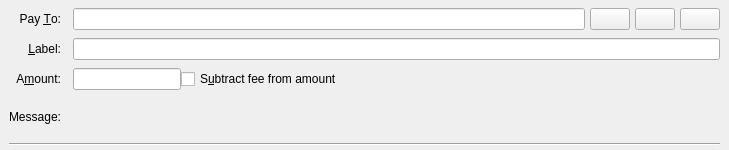
<?xml version="1.0" encoding="UTF-8"?>
<ui version="4.0">
 <class>SendCoinsEntry</class>
 <widget class="QStackedWidget" name="SendCoinsEntry">
  <property name="geometry">
   <rect>
    <x>0</x>
    <y>0</y>
    <width>729</width>
    <height>150</height>
   </rect>
  </property>
  <property name="focusPolicy">
   <enum>Qt::TabFocus</enum>
  </property>
  <property name="autoFillBackground">
   <bool>false</bool>
  </property>
  <widget class="QFrame" name="SendCoins">
   <property name="toolTip">
    <string>This is a normal payment.</string>
   </property>
   <property name="frameShape">
    <enum>QFrame::NoFrame</enum>
   </property>
   <layout class="QGridLayout" name="gridLayout">
    <property name="topMargin">
     <number>8</number>
    </property>
    <property name="bottomMargin">
     <number>4</number>
    </property>
    <property name="horizontalSpacing">
     <number>12</number>
    </property>
    <property name="verticalSpacing">
     <number>8</number>
    </property>
    <item row="0" column="0">
     <widget class="QLabel" name="payToLabel">
      <property name="text">
       <string>Pay &amp;To:</string>
      </property>
      <property name="alignment">
       <set>Qt::AlignRight|Qt::AlignTrailing|Qt::AlignVCenter</set>
      </property>
      <property name="buddy">
       <cstring>payTo</cstring>
      </property>
     </widget>
    </item>
    <item row="0" column="1">
     <layout class="QHBoxLayout" name="payToLayout">
      <property name="spacing">
       <number>5</number>
      </property>
      <item>
       <widget class="QValidatedLineEdit" name="payTo">
        <property name="toolTip">
         <string>The Wizblcoin address to send the payment to</string>
        </property>
       </widget>
      </item>
      <item>
       <widget class="QPushButton" name="addressBookButton">
        <property name="toolTip">
         <string>Choose previously used address</string>
        </property>
        <property name="text">
         <string/>
        </property>
        <property name="icon">
         <iconset resource="../wizblcoin.qrc">
          <normaloff>:/icons/address-book</normaloff>:/icons/address-book</iconset>
        </property>
        <property name="iconSize">
         <size>
          <width>22</width>
          <height>22</height>
         </size>
        </property>
        <property name="shortcut">
         <string>Alt+A</string>
        </property>
       </widget>
      </item>
      <item>
       <widget class="QPushButton" name="pasteButton">
        <property name="toolTip">
         <string>Paste address from clipboard</string>
        </property>
        <property name="text">
         <string/>
        </property>
        <property name="icon">
         <iconset resource="../wizblcoin.qrc">
          <normaloff>:/icons/editpaste</normaloff>:/icons/editpaste</iconset>
        </property>
        <property name="iconSize">
         <size>
          <width>22</width>
          <height>22</height>
         </size>
        </property>
        <property name="shortcut">
         <string>Alt+P</string>
        </property>
       </widget>
      </item>
      <item>
       <widget class="QPushButton" name="deleteButton">
        <property name="toolTip">
         <string>Remove this entry</string>
        </property>
        <property name="text">
         <string/>
        </property>
        <property name="icon">
         <iconset resource="../wizblcoin.qrc">
          <normaloff>:/icons/remove</normaloff>:/icons/remove</iconset>
        </property>
        <property name="iconSize">
         <size>
          <width>22</width>
          <height>22</height>
         </size>
        </property>
       </widget>
      </item>
     </layout>
    </item>
    <item row="1" column="0">
     <widget class="QLabel" name="labellLabel">
      <property name="text">
       <string>&amp;Label:</string>
      </property>
      <property name="alignment">
       <set>Qt::AlignRight|Qt::AlignTrailing|Qt::AlignVCenter</set>
      </property>
      <property name="buddy">
       <cstring>addAsLabel</cstring>
      </property>
     </widget>
    </item>
    <item row="1" column="1">
     <widget class="QLineEdit" name="addAsLabel">
      <property name="toolTip">
       <string>Enter a label for this address to add it to the list of used addresses</string>
      </property>
     </widget>
    </item>
    <item row="2" column="0">
     <widget class="QLabel" name="amountLabel">
      <property name="text">
       <string>A&amp;mount:</string>
      </property>
      <property name="alignment">
       <set>Qt::AlignRight|Qt::AlignTrailing|Qt::AlignVCenter</set>
      </property>
      <property name="buddy">
       <cstring>payAmount</cstring>
      </property>
     </widget>
    </item>
    <item row="2" column="1">
     <layout class="QHBoxLayout" name="horizontalLayoutAmount" stretch="0,1">
      <item>
       <widget class="WizblcoinAmountField" name="payAmount"/>
      </item>
      <item>
       <widget class="QCheckBox" name="checkboxSubtractFeeFromAmount">
        <property name="toolTip">
         <string>The fee will be deducted from the amount being sent. The recipient will receive less wizblcoins than you enter in the amount field. If multiple recipients are selected, the fee is split equally.</string>
        </property>
        <property name="text">
         <string>S&amp;ubtract fee from amount</string>
        </property>
       </widget>
      </item>
     </layout>
    </item>
    <item row="3" column="0">
     <widget class="QLabel" name="messageLabel">
      <property name="text">
       <string>Message:</string>
      </property>
      <property name="alignment">
       <set>Qt::AlignRight|Qt::AlignTrailing|Qt::AlignVCenter</set>
      </property>
     </widget>
    </item>
    <item row="3" column="1">
     <widget class="QLabel" name="messageTextLabel">
      <property name="toolTip">
       <string>A message that was attached to the wizblcoin: URI which will be stored with the transaction for your reference. Note: This message will not be sent over the Wizblcoin network.</string>
      </property>
      <property name="textFormat">
       <enum>Qt::PlainText</enum>
      </property>
     </widget>
    </item>
    <item row="4" column="0" colspan="2">
     <widget class="Line" name="line">
      <property name="orientation">
       <enum>Qt::Horizontal</enum>
      </property>
     </widget>
    </item>
   </layout>
  </widget>
  <widget class="QFrame" name="SendCoins_UnauthenticatedPaymentRequest">
   <property name="palette">
    <palette>
     <active>
      <colorrole role="WindowText">
       <brush brushstyle="SolidPattern">
        <color alpha="255">
         <red>0</red>
         <green>0</green>
         <blue>0</blue>
        </color>
       </brush>
      </colorrole>
      <colorrole role="Button">
       <brush brushstyle="SolidPattern">
        <color alpha="255">
         <red>255</red>
         <green>255</green>
         <blue>127</blue>
        </color>
       </brush>
      </colorrole>
      <colorrole role="Light">
       <brush brushstyle="SolidPattern">
        <color alpha="255">
         <red>255</red>
         <green>255</green>
         <blue>255</blue>
        </color>
       </brush>
      </colorrole>
      <colorrole role="Midlight">
       <brush brushstyle="SolidPattern">
        <color alpha="255">
         <red>255</red>
         <green>255</green>
         <blue>191</blue>
        </color>
       </brush>
      </colorrole>
      <colorrole role="Dark">
       <brush brushstyle="SolidPattern">
        <color alpha="255">
         <red>127</red>
         <green>127</green>
         <blue>63</blue>
        </color>
       </brush>
      </colorrole>
      <colorrole role="Mid">
       <brush brushstyle="SolidPattern">
        <color alpha="255">
         <red>170</red>
         <green>170</green>
         <blue>84</blue>
        </color>
       </brush>
      </colorrole>
      <colorrole role="Text">
       <brush brushstyle="SolidPattern">
        <color alpha="255">
         <red>0</red>
         <green>0</green>
         <blue>0</blue>
        </color>
       </brush>
      </colorrole>
      <colorrole role="BrightText">
       <brush brushstyle="SolidPattern">
        <color alpha="255">
         <red>255</red>
         <green>255</green>
         <blue>255</blue>
        </color>
       </brush>
      </colorrole>
      <colorrole role="ButtonText">
       <brush brushstyle="SolidPattern">
        <color alpha="255">
         <red>0</red>
         <green>0</green>
         <blue>0</blue>
        </color>
       </brush>
      </colorrole>
      <colorrole role="Base">
       <brush brushstyle="SolidPattern">
        <color alpha="255">
         <red>255</red>
         <green>255</green>
         <blue>255</blue>
        </color>
       </brush>
      </colorrole>
      <colorrole role="Window">
       <brush brushstyle="SolidPattern">
        <color alpha="255">
         <red>255</red>
         <green>255</green>
         <blue>127</blue>
        </color>
       </brush>
      </colorrole>
      <colorrole role="Shadow">
       <brush brushstyle="SolidPattern">
        <color alpha="255">
         <red>0</red>
         <green>0</green>
         <blue>0</blue>
        </color>
       </brush>
      </colorrole>
      <colorrole role="AlternateBase">
       <brush brushstyle="SolidPattern">
        <color alpha="255">
         <red>255</red>
         <green>255</green>
         <blue>191</blue>
        </color>
       </brush>
      </colorrole>
      <colorrole role="ToolTipBase">
       <brush brushstyle="SolidPattern">
        <color alpha="255">
         <red>255</red>
         <green>255</green>
         <blue>220</blue>
        </color>
       </brush>
      </colorrole>
      <colorrole role="ToolTipText">
       <brush brushstyle="SolidPattern">
        <color alpha="255">
         <red>0</red>
         <green>0</green>
         <blue>0</blue>
        </color>
       </brush>
      </colorrole>
     </active>
     <inactive>
      <colorrole role="WindowText">
       <brush brushstyle="SolidPattern">
        <color alpha="255">
         <red>0</red>
         <green>0</green>
         <blue>0</blue>
        </color>
       </brush>
      </colorrole>
      <colorrole role="Button">
       <brush brushstyle="SolidPattern">
        <color alpha="255">
         <red>255</red>
         <green>255</green>
         <blue>127</blue>
        </color>
       </brush>
      </colorrole>
      <colorrole role="Light">
       <brush brushstyle="SolidPattern">
        <color alpha="255">
         <red>255</red>
         <green>255</green>
         <blue>255</blue>
        </color>
       </brush>
      </colorrole>
      <colorrole role="Midlight">
       <brush brushstyle="SolidPattern">
        <color alpha="255">
         <red>255</red>
         <green>255</green>
         <blue>191</blue>
        </color>
       </brush>
      </colorrole>
      <colorrole role="Dark">
       <brush brushstyle="SolidPattern">
        <color alpha="255">
         <red>127</red>
         <green>127</green>
         <blue>63</blue>
        </color>
       </brush>
      </colorrole>
      <colorrole role="Mid">
       <brush brushstyle="SolidPattern">
        <color alpha="255">
         <red>170</red>
         <green>170</green>
         <blue>84</blue>
        </color>
       </brush>
      </colorrole>
      <colorrole role="Text">
       <brush brushstyle="SolidPattern">
        <color alpha="255">
         <red>0</red>
         <green>0</green>
         <blue>0</blue>
        </color>
       </brush>
      </colorrole>
      <colorrole role="BrightText">
       <brush brushstyle="SolidPattern">
        <color alpha="255">
         <red>255</red>
         <green>255</green>
         <blue>255</blue>
        </color>
       </brush>
      </colorrole>
      <colorrole role="ButtonText">
       <brush brushstyle="SolidPattern">
        <color alpha="255">
         <red>0</red>
         <green>0</green>
         <blue>0</blue>
        </color>
       </brush>
      </colorrole>
      <colorrole role="Base">
       <brush brushstyle="SolidPattern">
        <color alpha="255">
         <red>255</red>
         <green>255</green>
         <blue>255</blue>
        </color>
       </brush>
      </colorrole>
      <colorrole role="Window">
       <brush brushstyle="SolidPattern">
        <color alpha="255">
         <red>255</red>
         <green>255</green>
         <blue>127</blue>
        </color>
       </brush>
      </colorrole>
      <colorrole role="Shadow">
       <brush brushstyle="SolidPattern">
        <color alpha="255">
         <red>0</red>
         <green>0</green>
         <blue>0</blue>
        </color>
       </brush>
      </colorrole>
      <colorrole role="AlternateBase">
       <brush brushstyle="SolidPattern">
        <color alpha="255">
         <red>255</red>
         <green>255</green>
         <blue>191</blue>
        </color>
       </brush>
      </colorrole>
      <colorrole role="ToolTipBase">
       <brush brushstyle="SolidPattern">
        <color alpha="255">
         <red>255</red>
         <green>255</green>
         <blue>220</blue>
        </color>
       </brush>
      </colorrole>
      <colorrole role="ToolTipText">
       <brush brushstyle="SolidPattern">
        <color alpha="255">
         <red>0</red>
         <green>0</green>
         <blue>0</blue>
        </color>
       </brush>
      </colorrole>
     </inactive>
     <disabled>
      <colorrole role="WindowText">
       <brush brushstyle="SolidPattern">
        <color alpha="255">
         <red>127</red>
         <green>127</green>
         <blue>63</blue>
        </color>
       </brush>
      </colorrole>
      <colorrole role="Button">
       <brush brushstyle="SolidPattern">
        <color alpha="255">
         <red>255</red>
         <green>255</green>
         <blue>127</blue>
        </color>
       </brush>
      </colorrole>
      <colorrole role="Light">
       <brush brushstyle="SolidPattern">
        <color alpha="255">
         <red>255</red>
         <green>255</green>
         <blue>255</blue>
        </color>
       </brush>
      </colorrole>
      <colorrole role="Midlight">
       <brush brushstyle="SolidPattern">
        <color alpha="255">
         <red>255</red>
         <green>255</green>
         <blue>191</blue>
        </color>
       </brush>
      </colorrole>
      <colorrole role="Dark">
       <brush brushstyle="SolidPattern">
        <color alpha="255">
         <red>127</red>
         <green>127</green>
         <blue>63</blue>
        </color>
       </brush>
      </colorrole>
      <colorrole role="Mid">
       <brush brushstyle="SolidPattern">
        <color alpha="255">
         <red>170</red>
         <green>170</green>
         <blue>84</blue>
        </color>
       </brush>
      </colorrole>
      <colorrole role="Text">
       <brush brushstyle="SolidPattern">
        <color alpha="255">
         <red>127</red>
         <green>127</green>
         <blue>63</blue>
        </color>
       </brush>
      </colorrole>
      <colorrole role="BrightText">
       <brush brushstyle="SolidPattern">
        <color alpha="255">
         <red>255</red>
         <green>255</green>
         <blue>255</blue>
        </color>
       </brush>
      </colorrole>
      <colorrole role="ButtonText">
       <brush brushstyle="SolidPattern">
        <color alpha="255">
         <red>127</red>
         <green>127</green>
         <blue>63</blue>
        </color>
       </brush>
      </colorrole>
      <colorrole role="Base">
       <brush brushstyle="SolidPattern">
        <color alpha="255">
         <red>255</red>
         <green>255</green>
         <blue>127</blue>
        </color>
       </brush>
      </colorrole>
      <colorrole role="Window">
       <brush brushstyle="SolidPattern">
        <color alpha="255">
         <red>255</red>
         <green>255</green>
         <blue>127</blue>
        </color>
       </brush>
      </colorrole>
      <colorrole role="Shadow">
       <brush brushstyle="SolidPattern">
        <color alpha="255">
         <red>0</red>
         <green>0</green>
         <blue>0</blue>
        </color>
       </brush>
      </colorrole>
      <colorrole role="AlternateBase">
       <brush brushstyle="SolidPattern">
        <color alpha="255">
         <red>255</red>
         <green>255</green>
         <blue>127</blue>
        </color>
       </brush>
      </colorrole>
      <colorrole role="ToolTipBase">
       <brush brushstyle="SolidPattern">
        <color alpha="255">
         <red>255</red>
         <green>255</green>
         <blue>220</blue>
        </color>
       </brush>
      </colorrole>
      <colorrole role="ToolTipText">
       <brush brushstyle="SolidPattern">
        <color alpha="255">
         <red>0</red>
         <green>0</green>
         <blue>0</blue>
        </color>
       </brush>
      </colorrole>
     </disabled>
    </palette>
   </property>
   <property name="toolTip">
    <string>This is an unauthenticated payment request.</string>
   </property>
   <property name="autoFillBackground">
    <bool>true</bool>
   </property>
   <property name="frameShape">
    <enum>QFrame::NoFrame</enum>
   </property>
   <layout class="QGridLayout" name="gridLayout_is">
    <property name="spacing">
     <number>12</number>
    </property>
    <item row="0" column="0">
     <widget class="QLabel" name="payToLabel_is">
      <property name="text">
       <string>Pay To:</string>
      </property>
      <property name="alignment">
       <set>Qt::AlignRight|Qt::AlignTrailing|Qt::AlignVCenter</set>
      </property>
     </widget>
    </item>
    <item row="0" column="1">
     <layout class="QHBoxLayout" name="payToLayout_is">
      <property name="spacing">
       <number>0</number>
      </property>
      <item>
       <widget class="QLabel" name="payTo_is"/>
      </item>
      <item>
       <widget class="QToolButton" name="deleteButton_is">
        <property name="toolTip">
         <string>Remove this entry</string>
        </property>
        <property name="text">
         <string/>
        </property>
        <property name="icon">
         <iconset resource="../wizblcoin.qrc">
          <normaloff>:/icons/remove</normaloff>:/icons/remove</iconset>
        </property>
       </widget>
      </item>
     </layout>
    </item>
    <item row="1" column="0">
     <widget class="QLabel" name="memoLabel_is">
      <property name="text">
       <string>Memo:</string>
      </property>
      <property name="alignment">
       <set>Qt::AlignRight|Qt::AlignTrailing|Qt::AlignVCenter</set>
      </property>
     </widget>
    </item>
    <item row="1" column="1">
     <widget class="QLabel" name="memoTextLabel_is">
      <property name="textFormat">
       <enum>Qt::PlainText</enum>
      </property>
     </widget>
    </item>
    <item row="2" column="0">
     <widget class="QLabel" name="amountLabel_is">
      <property name="text">
       <string>A&amp;mount:</string>
      </property>
      <property name="alignment">
       <set>Qt::AlignRight|Qt::AlignTrailing|Qt::AlignVCenter</set>
      </property>
      <property name="buddy">
       <cstring>payAmount_is</cstring>
      </property>
     </widget>
    </item>
    <item row="2" column="1">
     <widget class="WizblcoinAmountField" name="payAmount_is">
      <property name="acceptDrops">
       <bool>false</bool>
      </property>
     </widget>
    </item>
   </layout>
  </widget>
  <widget class="QFrame" name="SendCoins_AuthenticatedPaymentRequest">
   <property name="palette">
    <palette>
     <active>
      <colorrole role="WindowText">
       <brush brushstyle="SolidPattern">
        <color alpha="255">
         <red>0</red>
         <green>0</green>
         <blue>0</blue>
        </color>
       </brush>
      </colorrole>
      <colorrole role="Button">
       <brush brushstyle="SolidPattern">
        <color alpha="255">
         <red>140</red>
         <green>232</green>
         <blue>119</blue>
        </color>
       </brush>
      </colorrole>
      <colorrole role="Light">
       <brush brushstyle="SolidPattern">
        <color alpha="255">
         <red>230</red>
         <green>255</green>
         <blue>224</blue>
        </color>
       </brush>
      </colorrole>
      <colorrole role="Midlight">
       <brush brushstyle="SolidPattern">
        <color alpha="255">
         <red>185</red>
         <green>243</green>
         <blue>171</blue>
        </color>
       </brush>
      </colorrole>
      <colorrole role="Dark">
       <brush brushstyle="SolidPattern">
        <color alpha="255">
         <red>70</red>
         <green>116</green>
         <blue>59</blue>
        </color>
       </brush>
      </colorrole>
      <colorrole role="Mid">
       <brush brushstyle="SolidPattern">
        <color alpha="255">
         <red>93</red>
         <green>155</green>
         <blue>79</blue>
        </color>
       </brush>
      </colorrole>
      <colorrole role="Text">
       <brush brushstyle="SolidPattern">
        <color alpha="255">
         <red>0</red>
         <green>0</green>
         <blue>0</blue>
        </color>
       </brush>
      </colorrole>
      <colorrole role="BrightText">
       <brush brushstyle="SolidPattern">
        <color alpha="255">
         <red>155</red>
         <green>255</green>
         <blue>147</blue>
        </color>
       </brush>
      </colorrole>
      <colorrole role="ButtonText">
       <brush brushstyle="SolidPattern">
        <color alpha="255">
         <red>0</red>
         <green>0</green>
         <blue>0</blue>
        </color>
       </brush>
      </colorrole>
      <colorrole role="Base">
       <brush brushstyle="SolidPattern">
        <color alpha="255">
         <red>119</red>
         <green>255</green>
         <blue>233</blue>
        </color>
       </brush>
      </colorrole>
      <colorrole role="Window">
       <brush brushstyle="SolidPattern">
        <color alpha="255">
         <red>140</red>
         <green>232</green>
         <blue>119</blue>
        </color>
       </brush>
      </colorrole>
      <colorrole role="Shadow">
       <brush brushstyle="SolidPattern">
        <color alpha="255">
         <red>0</red>
         <green>0</green>
         <blue>0</blue>
        </color>
       </brush>
      </colorrole>
      <colorrole role="AlternateBase">
       <brush brushstyle="SolidPattern">
        <color alpha="255">
         <red>197</red>
         <green>243</green>
         <blue>187</blue>
        </color>
       </brush>
      </colorrole>
      <colorrole role="NoRole">
       <brush brushstyle="SolidPattern">
        <color alpha="255">
         <red>125</red>
         <green>194</green>
         <blue>122</blue>
        </color>
       </brush>
      </colorrole>
      <colorrole role="ToolTipBase">
       <brush brushstyle="SolidPattern">
        <color alpha="255">
         <red>255</red>
         <green>255</green>
         <blue>220</blue>
        </color>
       </brush>
      </colorrole>
      <colorrole role="ToolTipText">
       <brush brushstyle="SolidPattern">
        <color alpha="255">
         <red>0</red>
         <green>0</green>
         <blue>0</blue>
        </color>
       </brush>
      </colorrole>
     </active>
     <inactive>
      <colorrole role="WindowText">
       <brush brushstyle="SolidPattern">
        <color alpha="255">
         <red>0</red>
         <green>0</green>
         <blue>0</blue>
        </color>
       </brush>
      </colorrole>
      <colorrole role="Button">
       <brush brushstyle="SolidPattern">
        <color alpha="255">
         <red>140</red>
         <green>232</green>
         <blue>119</blue>
        </color>
       </brush>
      </colorrole>
      <colorrole role="Light">
       <brush brushstyle="SolidPattern">
        <color alpha="255">
         <red>230</red>
         <green>255</green>
         <blue>224</blue>
        </color>
       </brush>
      </colorrole>
      <colorrole role="Midlight">
       <brush brushstyle="SolidPattern">
        <color alpha="255">
         <red>185</red>
         <green>243</green>
         <blue>171</blue>
        </color>
       </brush>
      </colorrole>
      <colorrole role="Dark">
       <brush brushstyle="SolidPattern">
        <color alpha="255">
         <red>70</red>
         <green>116</green>
         <blue>59</blue>
        </color>
       </brush>
      </colorrole>
      <colorrole role="Mid">
       <brush brushstyle="SolidPattern">
        <color alpha="255">
         <red>93</red>
         <green>155</green>
         <blue>79</blue>
        </color>
       </brush>
      </colorrole>
      <colorrole role="Text">
       <brush brushstyle="SolidPattern">
        <color alpha="255">
         <red>0</red>
         <green>0</green>
         <blue>0</blue>
        </color>
       </brush>
      </colorrole>
      <colorrole role="BrightText">
       <brush brushstyle="SolidPattern">
        <color alpha="255">
         <red>155</red>
         <green>255</green>
         <blue>147</blue>
        </color>
       </brush>
      </colorrole>
      <colorrole role="ButtonText">
       <brush brushstyle="SolidPattern">
        <color alpha="255">
         <red>0</red>
         <green>0</green>
         <blue>0</blue>
        </color>
       </brush>
      </colorrole>
      <colorrole role="Base">
       <brush brushstyle="SolidPattern">
        <color alpha="255">
         <red>119</red>
         <green>255</green>
         <blue>233</blue>
        </color>
       </brush>
      </colorrole>
      <colorrole role="Window">
       <brush brushstyle="SolidPattern">
        <color alpha="255">
         <red>140</red>
         <green>232</green>
         <blue>119</blue>
        </color>
       </brush>
      </colorrole>
      <colorrole role="Shadow">
       <brush brushstyle="SolidPattern">
        <color alpha="255">
         <red>0</red>
         <green>0</green>
         <blue>0</blue>
        </color>
       </brush>
      </colorrole>
      <colorrole role="AlternateBase">
       <brush brushstyle="SolidPattern">
        <color alpha="255">
         <red>197</red>
         <green>243</green>
         <blue>187</blue>
        </color>
       </brush>
      </colorrole>
      <colorrole role="NoRole">
       <brush brushstyle="SolidPattern">
        <color alpha="255">
         <red>125</red>
         <green>194</green>
         <blue>122</blue>
        </color>
       </brush>
      </colorrole>
      <colorrole role="ToolTipBase">
       <brush brushstyle="SolidPattern">
        <color alpha="255">
         <red>255</red>
         <green>255</green>
         <blue>220</blue>
        </color>
       </brush>
      </colorrole>
      <colorrole role="ToolTipText">
       <brush brushstyle="SolidPattern">
        <color alpha="255">
         <red>0</red>
         <green>0</green>
         <blue>0</blue>
        </color>
       </brush>
      </colorrole>
     </inactive>
     <disabled>
      <colorrole role="WindowText">
       <brush brushstyle="SolidPattern">
        <color alpha="255">
         <red>70</red>
         <green>116</green>
         <blue>59</blue>
        </color>
       </brush>
      </colorrole>
      <colorrole role="Button">
       <brush brushstyle="SolidPattern">
        <color alpha="255">
         <red>140</red>
         <green>232</green>
         <blue>119</blue>
        </color>
       </brush>
      </colorrole>
      <colorrole role="Light">
       <brush brushstyle="SolidPattern">
        <color alpha="255">
         <red>230</red>
         <green>255</green>
         <blue>224</blue>
        </color>
       </brush>
      </colorrole>
      <colorrole role="Midlight">
       <brush brushstyle="SolidPattern">
        <color alpha="255">
         <red>185</red>
         <green>243</green>
         <blue>171</blue>
        </color>
       </brush>
      </colorrole>
      <colorrole role="Dark">
       <brush brushstyle="SolidPattern">
        <color alpha="255">
         <red>70</red>
         <green>116</green>
         <blue>59</blue>
        </color>
       </brush>
      </colorrole>
      <colorrole role="Mid">
       <brush brushstyle="SolidPattern">
        <color alpha="255">
         <red>93</red>
         <green>155</green>
         <blue>79</blue>
        </color>
       </brush>
      </colorrole>
      <colorrole role="Text">
       <brush brushstyle="SolidPattern">
        <color alpha="255">
         <red>70</red>
         <green>116</green>
         <blue>59</blue>
        </color>
       </brush>
      </colorrole>
      <colorrole role="BrightText">
       <brush brushstyle="SolidPattern">
        <color alpha="255">
         <red>155</red>
         <green>255</green>
         <blue>147</blue>
        </color>
       </brush>
      </colorrole>
      <colorrole role="ButtonText">
       <brush brushstyle="SolidPattern">
        <color alpha="255">
         <red>70</red>
         <green>116</green>
         <blue>59</blue>
        </color>
       </brush>
      </colorrole>
      <colorrole role="Base">
       <brush brushstyle="SolidPattern">
        <color alpha="255">
         <red>140</red>
         <green>232</green>
         <blue>119</blue>
        </color>
       </brush>
      </colorrole>
      <colorrole role="Window">
       <brush brushstyle="SolidPattern">
        <color alpha="255">
         <red>140</red>
         <green>232</green>
         <blue>119</blue>
        </color>
       </brush>
      </colorrole>
      <colorrole role="Shadow">
       <brush brushstyle="SolidPattern">
        <color alpha="255">
         <red>0</red>
         <green>0</green>
         <blue>0</blue>
        </color>
       </brush>
      </colorrole>
      <colorrole role="AlternateBase">
       <brush brushstyle="SolidPattern">
        <color alpha="255">
         <red>140</red>
         <green>232</green>
         <blue>119</blue>
        </color>
       </brush>
      </colorrole>
      <colorrole role="NoRole">
       <brush brushstyle="SolidPattern">
        <color alpha="255">
         <red>125</red>
         <green>194</green>
         <blue>122</blue>
        </color>
       </brush>
      </colorrole>
      <colorrole role="ToolTipBase">
       <brush brushstyle="SolidPattern">
        <color alpha="255">
         <red>255</red>
         <green>255</green>
         <blue>220</blue>
        </color>
       </brush>
      </colorrole>
      <colorrole role="ToolTipText">
       <brush brushstyle="SolidPattern">
        <color alpha="255">
         <red>0</red>
         <green>0</green>
         <blue>0</blue>
        </color>
       </brush>
      </colorrole>
     </disabled>
    </palette>
   </property>
   <property name="toolTip">
    <string>This is an authenticated payment request.</string>
   </property>
   <property name="autoFillBackground">
    <bool>true</bool>
   </property>
   <property name="frameShape">
    <enum>QFrame::NoFrame</enum>
   </property>
   <layout class="QGridLayout" name="gridLayout_s">
    <property name="spacing">
     <number>12</number>
    </property>
    <item row="0" column="0">
     <widget class="QLabel" name="payToLabel_s">
      <property name="text">
       <string>Pay To:</string>
      </property>
      <property name="alignment">
       <set>Qt::AlignRight|Qt::AlignTrailing|Qt::AlignVCenter</set>
      </property>
     </widget>
    </item>
    <item row="0" column="1">
     <layout class="QHBoxLayout" name="payToLayout_s">
      <property name="spacing">
       <number>0</number>
      </property>
      <item>
       <widget class="QLabel" name="payTo_s">
        <property name="textFormat">
         <enum>Qt::PlainText</enum>
        </property>
       </widget>
      </item>
      <item>
       <widget class="QToolButton" name="deleteButton_s">
        <property name="toolTip">
         <string>Remove this entry</string>
        </property>
        <property name="text">
         <string/>
        </property>
        <property name="icon">
         <iconset resource="../wizblcoin.qrc">
          <normaloff>:/icons/remove</normaloff>:/icons/remove</iconset>
        </property>
       </widget>
      </item>
     </layout>
    </item>
    <item row="1" column="0">
     <widget class="QLabel" name="memoLabel_s">
      <property name="text">
       <string>Memo:</string>
      </property>
      <property name="alignment">
       <set>Qt::AlignRight|Qt::AlignTrailing|Qt::AlignVCenter</set>
      </property>
     </widget>
    </item>
    <item row="1" column="1">
     <widget class="QLabel" name="memoTextLabel_s">
      <property name="textFormat">
       <enum>Qt::PlainText</enum>
      </property>
     </widget>
    </item>
    <item row="2" column="0">
     <widget class="QLabel" name="amountLabel_s">
      <property name="text">
       <string>A&amp;mount:</string>
      </property>
      <property name="alignment">
       <set>Qt::AlignRight|Qt::AlignTrailing|Qt::AlignVCenter</set>
      </property>
      <property name="buddy">
       <cstring>payAmount_s</cstring>
      </property>
     </widget>
    </item>
    <item row="2" column="1">
     <widget class="WizblcoinAmountField" name="payAmount_s">
      <property name="acceptDrops">
       <bool>false</bool>
      </property>
     </widget>
    </item>
   </layout>
  </widget>
 </widget>
 <customwidgets>
  <customwidget>
   <class>QValidatedLineEdit</class>
   <extends>QLineEdit</extends>
   <header>qvalidatedlineedit.h</header>
  </customwidget>
  <customwidget>
   <class>WizblcoinAmountField</class>
   <extends>QLineEdit</extends>
   <header>wizblcoinamountfield.h</header>
  </customwidget>
 </customwidgets>
 <tabstops>
  <tabstop>payTo</tabstop>
  <tabstop>addressBookButton</tabstop>
  <tabstop>pasteButton</tabstop>
  <tabstop>deleteButton</tabstop>
  <tabstop>addAsLabel</tabstop>
  <tabstop>payAmount</tabstop>
  <tabstop>payAmount_is</tabstop>
  <tabstop>deleteButton_is</tabstop>
  <tabstop>payAmount_s</tabstop>
  <tabstop>deleteButton_s</tabstop>
 </tabstops>
 <resources>
  <include location="../wizblcoin.qrc"/>
 </resources>
 <connections/>
</ui>
